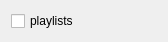
<?xml version="1.0" encoding="UTF-8"?>
<ui version="4.0">
 <class>Form</class>
 <widget class="QWidget" name="Form">
  <property name="geometry">
   <rect>
    <x>0</x>
    <y>0</y>
    <width>168</width>
    <height>38</height>
   </rect>
  </property>
  <property name="windowTitle">
   <string>Form</string>
  </property>
  <layout class="QVBoxLayout" name="verticalLayout">
   <item>
    <widget class="QCheckBox" name="playlists">
     <property name="text">
      <string>playlists</string>
     </property>
     <property name="checkable">
      <bool>true</bool>
     </property>
     <property name="checked">
      <bool>false</bool>
     </property>
     <property name="tristate">
      <bool>false</bool>
     </property>
    </widget>
   </item>
  </layout>
 </widget>
 <resources/>
 <connections/>
</ui>
